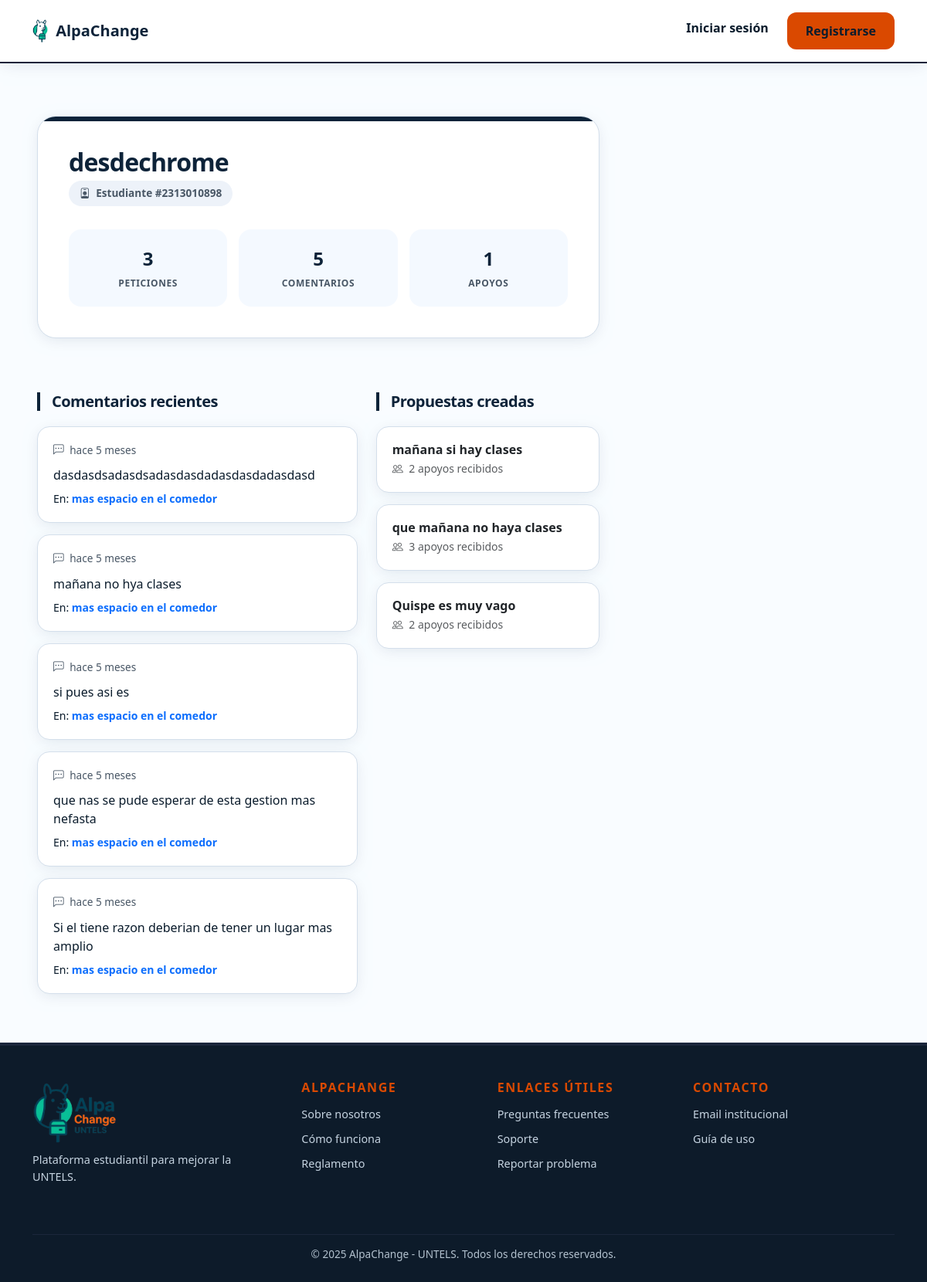
The page /accounts/profile/9/ on the database its author committed.
### apps/accounts/models.py (models this page shows, shortened)
class UserProfile(models.Model):
    user = models.OneToOneField(User, on_delete=models.CASCADE)
    student_code = models.CharField(
        max_length=12,
        unique=True,
        null=True,
        blank=True,
        validators=[
            RegexValidator(
                regex=r'^\d{10}$',
                message='El código de estudiante debe tener exactamente 10 dígitos numéricos.',
                code='invalid_student_code'
            )
        ]
    )  # ej. 2313010818
    is_verified = models.BooleanField(default=False)
    show_real_name = models.BooleanField(default=False) # si quiere mostrar su nombre real
    comment_alias = models.CharField(max_length=50, blank=True, null=True)
    show_petitions = models.BooleanField(default=True)  # ¿mostrar peticiones en perfil?

### apps/petitions/models.py (models this page shows, shortened)
class Comment(models.Model):
    petition = models.ForeignKey(Petition, on_delete=models.CASCADE, related_name='comments')
    author = models.ForeignKey(User, on_delete=models.CASCADE)
    content = models.TextField()
    created_at = models.DateTimeField(default=timezone.now)
    is_hidden = models.BooleanField(default=False)  # oculto si es denunciado y revisado

class Petition(models.Model):
    title = models.CharField(max_length=200)
    description = models.TextField()
    author = models.ForeignKey(User, on_delete=models.CASCADE)
    created_at = models.DateTimeField(default=timezone.now)
    votes = models.ManyToManyField(User, through='Vote', related_name='voted_petitions')
    is_active = models.BooleanField(default=True)
    archived_at = models.DateTimeField(null=True, blank=True)
    category = models.ForeignKey(
        Category,
        on_delete=models.SET_NULL,
        null=True,
        blank=True,
        related_name="petitions"
)
    followup_pdf = models.FileField(upload_to='followups/', null=True, blank=True)
    followup_notes = models.TextField(blank=True)
    def vote_count(self):
        return self.vote_set.count()

### apps/accounts/views.py (the view)
# urls.py: path('profile/<int:user_id>/', views.public_profile, name='public_profile'),
def public_profile(request, user_id):
    user = get_object_or_404(User, id=user_id)
    profile = user.userprofile
    comments = user.comment_set.all().order_by('-created_at')
    petitions = []
    if profile.show_petitions:
        petitions = user.petition_set.filter(is_active=True) | user.petition_set.filter(is_active=False)
        petitions = petitions.order_by('-created_at')
    context = {
        'viewed_user': user,
        'profile': profile,
        'comments': comments,
        'petitions': petitions,
    }
    return render(request, 'accounts/profile.html', context)

### apps/petitions/context_processors.py (called while the page is built)
def promo_contents(request):
    left = PromoContent.objects.filter(position='left', is_active=True)
    right = PromoContent.objects.filter(position='right', is_active=True)
    return {
        'promo_items_left': left,
        'promo_items_right': right,
    }

def unread_notifications(request):
    if request.user.is_authenticated:
        count = request.user.notifications.filter(is_read=False).count()
        return {'unread_notification_count': count}
    return {'unread_notification_count': 0}

### evaluations/context_processors.py (called while the page is built)
def ranking_sidebar(request):
    teachers = Teacher.objects.all()
    top_teachers = sorted(teachers, key=lambda t: t.average_rating, reverse=True)[:5]
    return {
        'top_teachers': top_teachers
    }

### evaluations/models.py (called while the page is built)
    @property
    def average_rating(self):
        reviews = self.review_set.all()
        if not reviews.exists():
            return 0
        avgs = reviews.aggregate(
            avg_teaching=Avg('score_teaching'),
            avg_punctuality=Avg('score_punctuality'),
            avg_respect=Avg('score_respect'),
            avg_knowledge=Avg('score_knowledge')
        )
        total_avg = (avgs['avg_teaching'] + avgs['avg_punctuality'] +
                     avgs['avg_respect'] + avgs['avg_knowledge']) / 4
        return round(total_avg, 1)

### templates/accounts/profile.html (shortened to what this page needs)
{% extends 'base.html' %}
{% block content %}
<div class="profile-container">
    <div class="profile-header">
        <h1 class="profile-name">
            {% if profile.show_real_name and viewed_user.first_name %}
                {{ viewed_user.first_name }} {{ viewed_user.last_name }}
            {% else %}
                {{ profile.comment_alias|default:"Usuario AlpaChange" }}
            {% endif %}
        </h1>
        <div class="student-badge">
            <i class="bi bi-person-badge me-1"></i> Estudiante #{{ profile.student_code }}
        </div>
        <div class="stats-grid">
            <div class="stat-box">
                <span class="stat-number">{{ petitions.count }}</span>
                <span class="stat-label">Peticiones</span>
            </div>
            <div class="stat-box">
                <span class="stat-number">{{ comments.count }}</span>
                <span class="stat-label">Comentarios</span>
            </div>
            <div class="stat-box">
                <span class="stat-number">{{ viewed_user.vote_set.count }}</span>
                <span class="stat-label">Apoyos</span>
            </div>
        </div>
    </div>
    <div class="row">
        <div class="col-md-7">
            <h3 class="section-title">Comentarios recientes</h3>
            {% for comment in comments %}
            <div class="activity-card">
                <div class="activity-meta">
                    <i class="bi bi-chat-left-dots me-1"></i> hace {{ comment.created_at|timesince }}
                </div>
                <p class="mb-2">{{ comment.content }}</p>
                <div class="small">
                    En: <a href="{% url 'petition_detail' comment.petition.id %}" class="fw-bold text-decoration-none">
                        {{ comment.petition.title }}
                    </a>
                </div>
            </div>
            {% empty %}
                <p class="text-muted text-center py-4">No hay actividad reciente de comentarios.</p>
            {% endfor %}
        </div>
        <div class="col-md-5">
            {% if profile.show_petitions %}
                <h3 class="section-title">Propuestas creadas</h3>
                {% for p in petitions %}
                <div class="activity-card">
                    <h5 class="h6 fw-bold mb-1">
                        <a href="{% url 'petition_detail' p.id %}" class="text-dark text-decoration-none">{{ p.title }}</a>
                    </h5>
                    <div class="small text-muted">
                        <i class="bi bi-people me-1"></i> {{ p.vote_count }} apoyos recibidos
                    </div>
                </div>
                {% empty %}
                    <p class="text-muted small">No ha creado peticiones visibles.</p>
                {% endfor %}
            {% endif %}
        </div>
    </div>
</div>
{% endblock %}

### templates/base.html (style rules this page uses)
:root { --brand-primary: oklch(25% 0.05 250); --brand-accent: oklch(60% 0.20 45); --brand-success: oklch(68% 0.16 175); --surface-bg: oklch(99% 0.005 250); --surface-elevated: oklch(100% 0 0); --text-base: oklch(22% 0.04 250); --text-muted: oklch(45% 0.03 250); --border-subtle: oklch(90% 0.02 250); --shadow-soft: 0 4px 20px -4px oklch(25% 0.1 250 / 0.12); --ease-out-expo: cubic-bezier(0.16, 1, 0.3, 1); }
body { background-color: var(--surface-bg); color: var(--text-base); font-family: system-ui, -apple-system, sans-serif; -webkit-font-smoothing: antialiased; }
h1, h2, h3 { color: var(--brand-primary); font-weight: 800; letter-spacing: -0.025em; }

### templates/accounts/profile.html (style rules this page uses)
.profile-container { max-width: 850px; margin: auto; }
.profile-header { background: var(--surface-elevated); border-radius: 24px; border: 1px solid var(--border-subtle); box-shadow: var(--shadow-soft); padding: 40px; margin-bottom: 30px; position: relative; overflow: hidden; }
.profile-header::before { content: ''; position: absolute; top: 0; left: 0; width: 100%; height: 6px; background: var(--brand-primary); }
.profile-name { font-size: 2rem; font-weight: 800; margin-bottom: 5px; color: var(--brand-primary); }
.student-badge { background: oklch(96% 0.01 255); color: var(--text-muted); padding: 6px 14px; border-radius: 100px; font-size: 0.85rem; font-weight: 700; display: inline-block; margin-bottom: 20px; }
.stats-grid { display: grid; grid-template-columns: repeat(3, 1fr); gap: 15px; margin-top: 10px; }
.stat-box { background: oklch(98% 0.01 255); padding: 20px; border-radius: 16px; text-align: center; transition: transform 0.2s ease; }
.stat-number { font-size: 1.5rem; font-weight: 800; color: var(--brand-primary); display: block; }
.stat-label { font-size: 0.75rem; font-weight: 700; text-transform: uppercase; color: var(--text-muted); letter-spacing: 0.05em; }
.section-title { font-size: 1.25rem; font-weight: 700; margin: 40px 0 20px; padding-left: 15px; border-left: 4px solid var(--brand-primary); }
.activity-card { background: var(--surface-elevated); border-radius: 16px; padding: 20px; border: 1px solid var(--border-subtle); box-shadow: var(--shadow-soft); margin-bottom: 15px; transition: border-color 0.2s ease; }
.activity-meta { font-size: 0.85rem; color: var(--text-muted); margin-bottom: 10px; }

### rows shown on the page
UserProfile: comment_alias "desdechrome", student_code "2313010898"
Comment: created_at "5 meses", content "dasdasdsadasdsadasdasdadasdasdadasdasd", petition "mas espacio en el comedor"
Comment: created_at "5 meses", content "mañana no hya clases", petition "mas espacio en el comedor"
Comment: created_at "5 meses", content "si pues asi es", petition "mas espacio en el comedor"
Comment: created_at "5 meses", content "que nas se pude esperar de esta gestion mas nefasta", petition "mas espacio en el comedor"
Comment: created_at "5 meses", content "Si el tiene razon deberian de tener un lugar mas amplio", petition "mas espacio en el comedor"
Petition: title "mañana si hay clases", vote_count "2"
Petition: title "que mañana no haya clases", vote_count "3"
Petition: title "Quispe es muy vago", vote_count "2"

### other values the page prints
{{ petitions.count }} "3"
{{ comments.count }} "5"
{{ viewed_user.vote_set.count }} "1"
